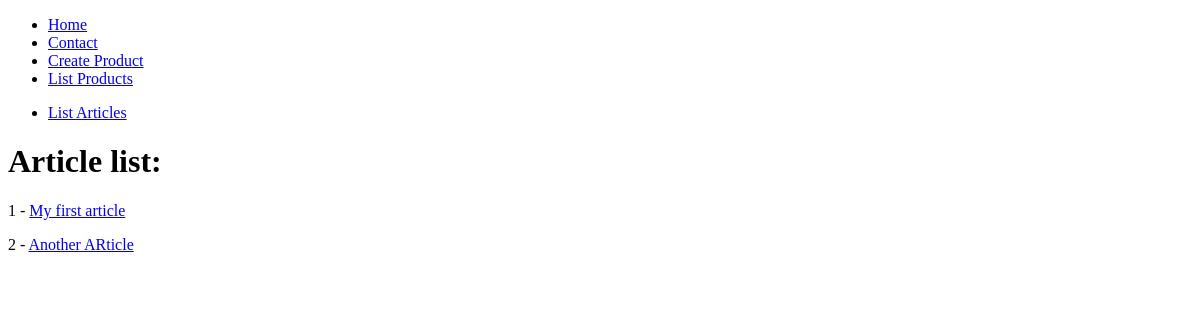
/blog/, run on an earlier commit of the app's database.
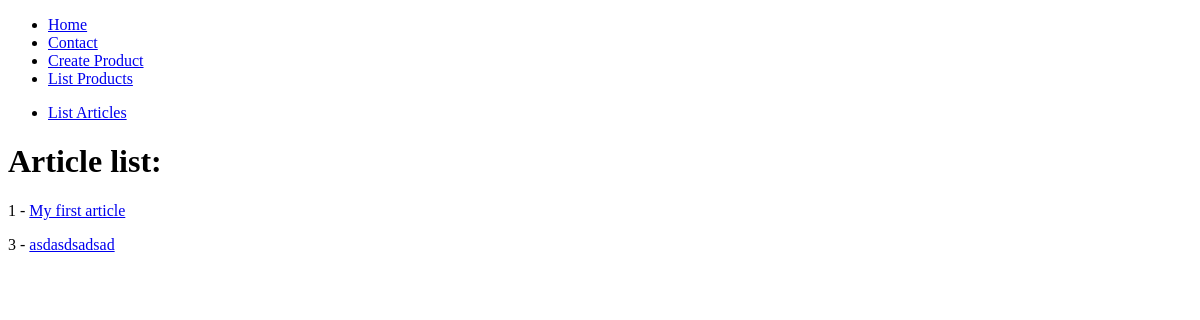
And on a later commit of the database.
### blog/models.py (models this page shows)
class Article(models.Model):
    title = models.CharField(max_length=200)
    content = models.TextField()
    active = models.BooleanField(default = True)
    def get_absolute_url(self):
        return reverse("articles:article-detail", kwargs={"id":self.id})

### blog/views.py (the view)
# urls.py: path('', ArticleListView.as_view(), name = 'article-list'),
class ArticleListView(ListView):
    template_name = "articles/article_list.html"
    queryset = Article.objects.all()

### blog/templates/articles/article_list.html
{% extends 'base.html' %}
{% block content %}
<h1>Article list:</h1>
{% for article in object_list %}
<p>{{article.id}} - <a href="{{ article.get_absolute_url }}">{{article.title}}</a></p>
{%endfor%}
{% endblock %}

What changed in the data, as far as the page shows it:
removed Article: id "2", title "Another ARticle"
added Article: id "3", title "asdasdsadsad"
